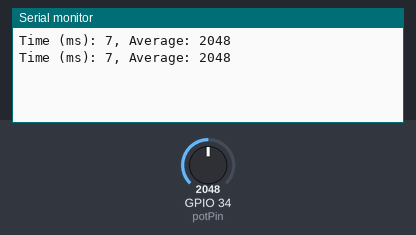
Bench run of a sketch on a simulated ESP32. Parts: the last lines printed to the serial monitor. Inputs (shaded band) come from the test bench; at power-on: GPIO 34 (potPin) = 2048.

Above: at 1.2 s.
1.3 s: GPIO 34 (potPin) set to 2866
At 2.5 s:
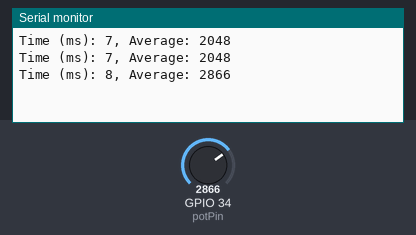
2.8 s: GPIO 34 (potPin) set to 3603
At 3.6 s:
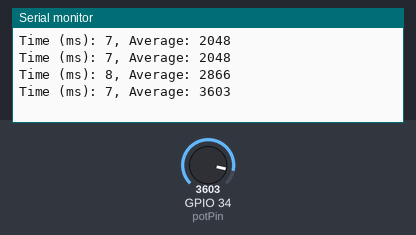
Timing chart, 0 to 5.8 s (numbered marks = the images above; inputs shaded):
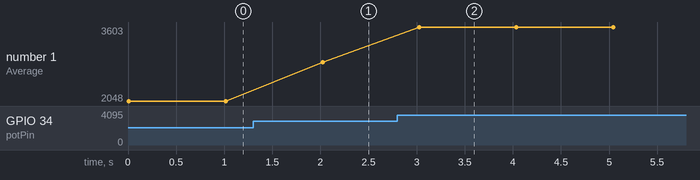

Measured:
- after the input at 1.3 s, the serial monitor: prints a new line after 0.72 s (image 1)
- after the input at 2.8 s, the serial monitor: prints a new line after 0.23 s (image 2)
- plotted number 1: 2048 → 2866 after the input at 1.3 s, 2866 → 3603 after the input at 2.8 s

The sketch:

ESP32_calibration.ino
```cpp
const int potPin = 34; // Potentiometer is connected to GPIO 34 (Analog ADC1_CH6)
float sums = 0;
int repeats = 64;

void setup() {
  Serial.begin(115200);
}

void loop() {
  // Start timer
  unsigned long time = millis();
  // Loop 64 times
  for (int x = 0; x<repeats; x++) {
    // Reading potentiometer value
    sums += analogRead(potPin);
    }
  Serial.print("Time (ms): ");
  Serial.print(millis()-time);
  Serial.print(", Average: ");
  Serial.print(sums/repeats, 0);
  Serial.println();

  sums = 0;
  delay(1000);
}
```
